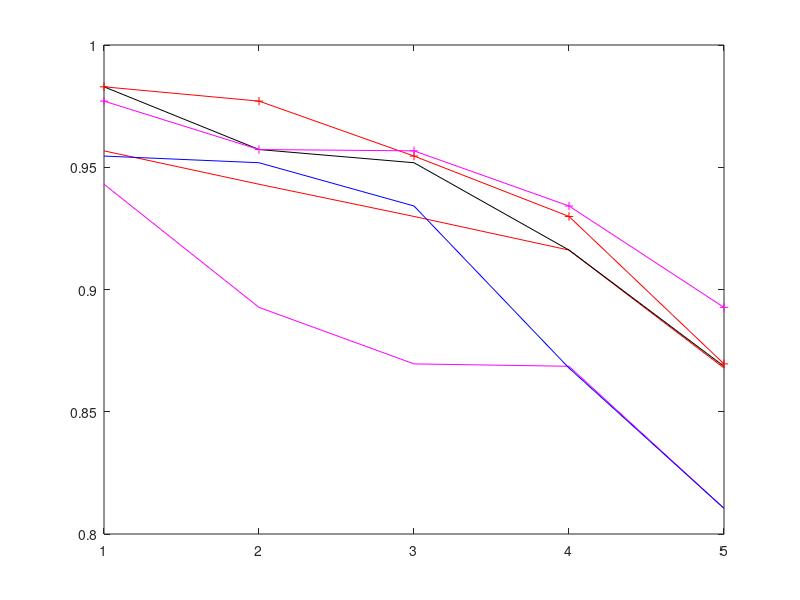

MATLAB code for this plot:
% simH.m




x0 = [0.9567100642350281,0.9430545974936417,0.9298784248513086,0.9161282270290434,0.8678765778706351];
x1 = [0.9430545974936417,0.8926837250799716,0.8695729682979357,0.8686010893111771,0.8104934890575116];
x2 = [0.954577702328957,0.9518506013119752,0.934160930678514,0.8678765778706351,0.8104934890575116];
x3 = [0.9828992727168051,0.9572487439251001,0.9518506013119752,0.9161282270290434,0.8686010893111771];
x4 = [0.9828992727168051,0.9770484444796392,0.954577702328957,0.9298784248513086,0.8695729682979357];
x5 = [0.9770484444796392,0.9572487439251001,0.9567100642350281,0.934160930678514,0.8926837250799716];





hold off;
plot(x0,'r-');
hold on;
plot(x1,'m-');
plot(x2,'b-');
plot(x3,'k-');
plot(x4,'r-+');
plot(x5,'m-+');





























% ...
